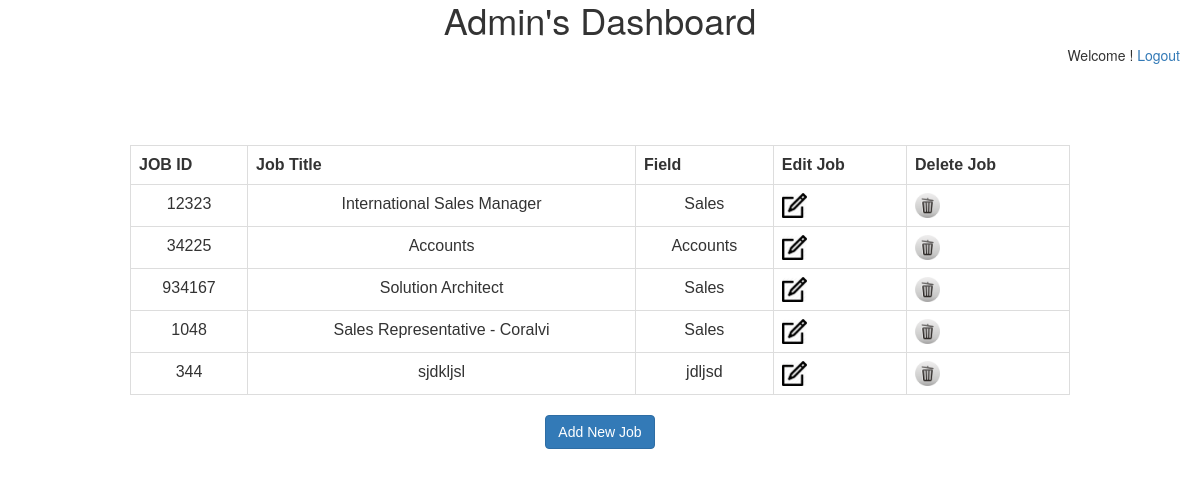
Page /adminview.php on the committed database.
### tables this page shows
CREATE TABLE IF NOT EXISTS `job` (
  `ID` int(11) NOT NULL AUTO_INCREMENT,
  `JOB_ID` varchar(30) NOT NULL,
  `Title` varchar(30) NOT NULL,
  `Location` varchar(30) NOT NULL,
  `Field` varchar(30) NOT NULL,
  `Description_ID` int(11) NOT NULL,
  `Job_Type` varchar(30) NOT NULL,
  PRIMARY KEY (`ID`,`JOB_ID`),
  UNIQUE KEY `Description_ID` (`Description_ID`),
  UNIQUE KEY `JOB_ID` (`JOB_ID`)
);

### adminview.php (the view, shortened to what this page needs)
<html>
<head>
<h1>Admin's Dashboard</h1>
<link rel="stylesheet" href="http://maxcdn.bootstrapcdn.com/bootstrap/3.3.5/css/bootstrap.min.css">
<link rel="stylesheet" type="text/css" href="css/cart.css">
</head>
<?php
require_once 'banner.php';
?>
<?php
	$db = Database::getInstance();
    $mysqli = $db->getConnection();
	$query1 = "SELECT * FROM `job` WHERE 1";
	echo "<div id=\"adminview\" >";
	echo "<table class=\"table table-bordered\">";
	echo "<tr><th>JOB ID</th><th>Job Title</th><th>Field</th><th>Edit Job</th><th>Delete Job</th></tr>";
	$res = $mysqli->query($query1);
	if($res->num_rows > 0 ){
		while($row = $res->fetch_assoc()) {
			$jobid = $row["JOB_ID"];
			echo "<tr><td>" . $row["JOB_ID"] . "</td><td>" . $row["Title"] . "</td><td>" . $row["Field"] . "</td>";
			echo "<td><a href=\"#\" onclick=\"document.location.href='updateadmin.php?jobid=$jobid'\"><img class=\"img-responsive\" src=\"images/modify.png \"></a></td>";
			echo "<td><a href=\"#\" onclick=\"document.location.href='deleteadmin.php?jobid=$jobid'\"><img class=\"img-responsive\" src=\"images/delete.png \"></a></td></tr>";
		}
	}
	echo "</table>";
	echo "<button type=\"button\" id =\"addcart\" class=\"btn btn-primary\" onClick=\"document.location.href='adminadd.html'\">Add New Job</button>";
	echo "</div>";
?>
</html>

### banner.php (shortened to what this page needs)
<?php
	$uname = $_SESSION["Username"];
?>
<div class="welcomeText">
	<span>Welcome <?=$uname?>!</span>
	<a href="logout.php">Logout</a>
</div>

### css/cart.css (style rules this page uses)
img { height: 20px; width: 25px; }
table { text-align:center; margin: 0 auto; }
h1 { text-align:center; margin: 0 auto; }
#adminview { height:70%; width:80%; margin: 70px auto; padding: 10px; text-align:center; font-size:30px; font-family:Century Gothic, sans-serif; }

### banner.php (style rules this page uses)
.welcomeText { text-align:right; padding-right: 20px; padding-top:5px; }

### rows in the picture
job: JOB_ID "12323", Title "International Sales Manager", Field "Sales"
job: JOB_ID "34225", Title "Accounts", Field "Accounts"
job: JOB_ID "934167", Title "Solution Architect", Field "Sales"
job: JOB_ID "1048", Title "Sales Representative - Coralvi", Field "Sales"
job: JOB_ID "344", Title "sjdkljsl", Field "jdljsd"
